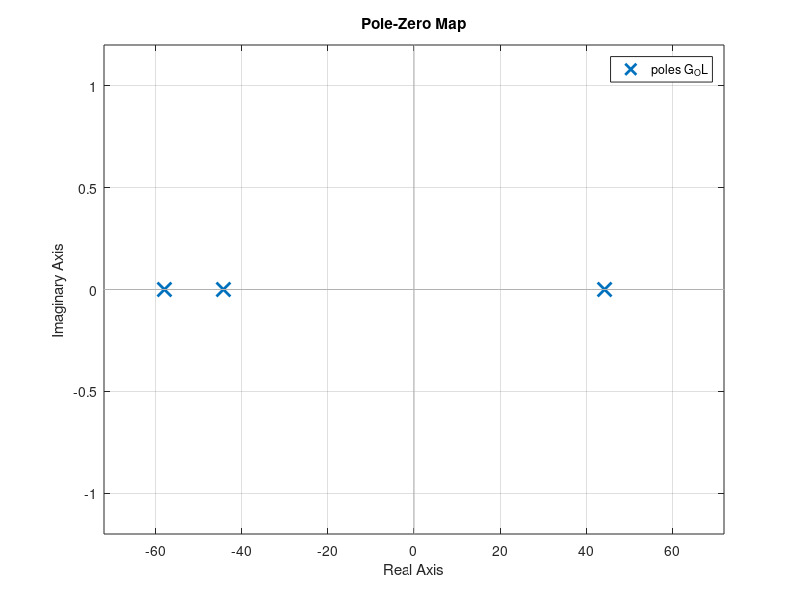
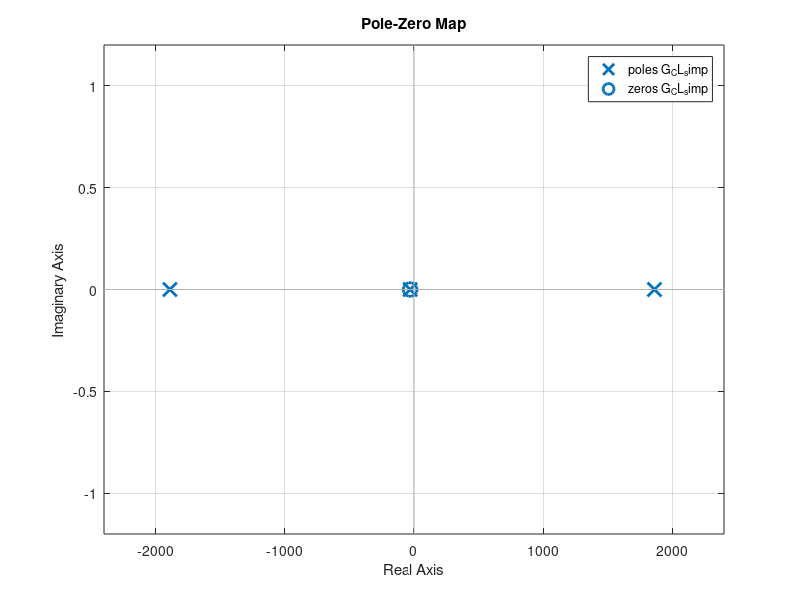

MATLAB code for these plots, in order: (Note: this script raises an error after producing the figures.)
%% Simulink values
X0 = 0.01;      % meters
L0 = 0.01;       % henry (kg m2 / s2 A2)
C = L0*X0/2;    % kg m3 / s2 A2
m = 0.068;        % kg
g = 9.8;        % m/s2

% length = 0.2;           % m
% d = 0.016;              % m
% N = length/(pi*d);      % no. coils
% mu_air = 1.257 * 10^-6;                % henry/m
% L = mu_air*N^2*area/length;           % inductance of the coil
% L = N^2/R;
L = 0.483;              % H
R = 28;                 % ohms

I0 = sqrt(m*g*X0^2/C);

%% Open loop transfer function
s = tf('s');
G_OL = (2*C*I0*X0 / (-X0^3*m*s^2 + 2*C*I0^2)) * (1/ (R + L*s));
pzmap(G_OL)

%% Closed loop w/PD
kd = 1; kp = 30;
k = 100000;
C = k*(kp + kd*s);
G_CL = C*G_OL / (1 + C*G_OL);
G_CL_simp = minreal(G_CL);
[ps, z] = pzmap(G_CL_simp)

G_CL_true = (s-z)/( (s-ps(1)) * (s-ps(2)) * (s-ps(3))  );
% figure; rlocus(G_CL_true)
% title('PD Controller')
% xlim([-450 100])
% ylim([-400 400])
figure; pzmap(G_CL_simp) % or G_CL_true ... doesn't work either way

%% Closed loop w/lead lag
k = 2*10^6;
z = -30; p = -400;
C_leadlag = k*((s-z)/(s-p));
G_CL = C_leadlag*G_OL / (1 + C_leadlag*G_OL);
G_CL_simp = minreal(G_CL);
[ps, z] = pzmap(G_CL_simp);

G_CL_true = (s-z)/( (s-ps(1)) * (s-ps(2)) * (s-ps(3)) * (s-ps(4)) );
figure; pzmap(G_CL_true)
